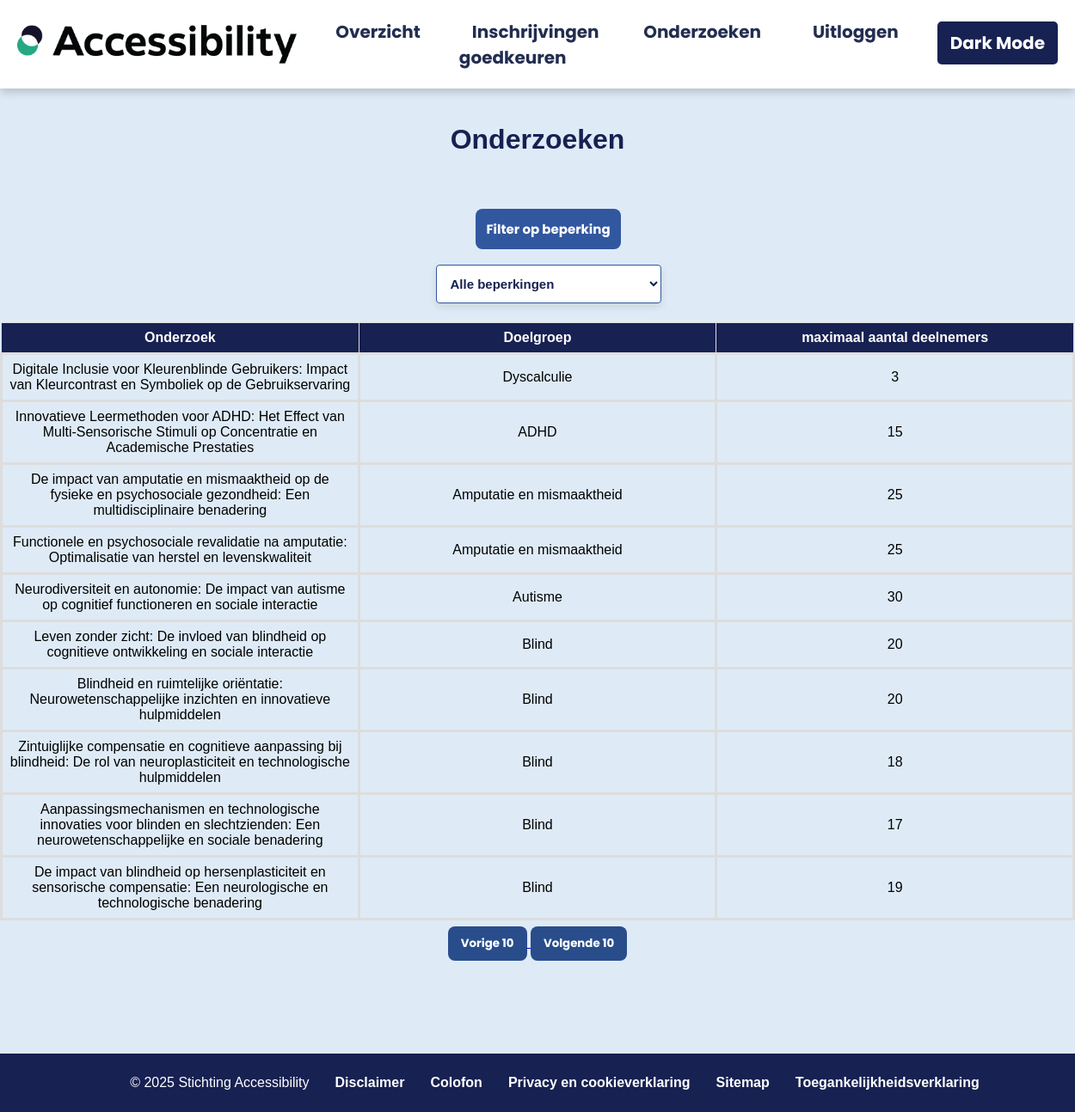
/onderzoeksvragen (signed in), run on the app's committed database.
### tables this page shows
CREATE TABLE "onderzoeken" (
	"onderzoek_id"	INTEGER NOT NULL UNIQUE,
	"titel"	TEXT NOT NULL,
	"beschrijving"	TEXT,
	"organisatie_id"	INTEGER NOT NULL,
	"plaats"	TEXT,
	"max_deelnemers"	INTEGER,
	"status"	INTEGER NOT NULL,
	"type_onderzoek_id"	INTEGER NOT NULL,
	"datum"	TEXT,
	"datum_tot"	TEXT,
	"beloning"	TEXT,
	"min_leeftijd"	INTEGER,
	"max_leeftijd"	INTEGER,
	"begeleider"	INTEGER,
	"beschikbaar"	INTEGER,
	"creatie_datum"	TEXT,
	"deelname"	INTEGER,
	PRIMARY KEY("onderzoek_id" AUTOINCREMENT),
	FOREIGN KEY("organisatie_id") REFERENCES "organisaties"("organisatie_id"),
	FOREIGN KEY("type_onderzoek_id") REFERENCES "onderzoek_type"("onderzoek_type_id")
);

CREATE TABLE "beperkingen" (
	"beperkingen_id"	INTEGER NOT NULL UNIQUE,
	"beperking"	TEXT NOT NULL UNIQUE,
	PRIMARY KEY("beperkingen_id" AUTOINCREMENT)
);

### app.py (the view)
@app.route("/onderzoeksvragen")
@login_required
def onderzoeksvragen():
    vragen, status_code = getOnderzoeksvragen_userSpecific()
    if status_code == 200:
        beperkingen = Onderzoeksvragen.getbeperkingen()
        beperkingen_lijst = [beperking["beperking"] for beperking in beperkingen]
        return render_template("onderzoeksvragen.html.jinja", vragen=vragen, beperkingen=beperkingen_lijst, goedkeuren="0")
    else:
        return render_template("onderzoeksvragen.html.jinja", vragen=[], beperkingen=[], goedkeuren="0")

### app.py (called while the page is built)
@app.context_processor
def inject_user():
    return dict(user=session.get("user"), role=session.get("role"), org=session.get("org"))

def login_required(f):
    @wraps(f)
    def decorated_function(*args, **kwargs):
        if not (session.get("org") or session.get("user") or session.get("role")):
            return redirect(url_for("login"))
        return f(*args, **kwargs)
    return decorated_function

@app.route("/api/onderzoeksvragen/userspecific")
@login_required
def getOnderzoeksvragen_userSpecific():
    vragen, status_code = Onderzoeksvragen.get_vragen()
    if status_code == 200:
        return vragen, 200
    else:
        return jsonify({"Error": "Geen data"}), status_code

### models/database_connect.py (called while the page is built)
    @staticmethod
    def runRawQuery(query, params=()):
        try:
            with sqlite3.connect('database/database_v2.db') as conn:
                conn.row_factory = sqlite3.Row
                cursor = conn.cursor()
                cursor.execute(query, params)
                result = cursor.fetchall()
                if result:
                    return result
                else:
                    return None
        except sqlite3.Error as e:
            print("SQLite error:", e)
            return None

### models/onderzoeksvragen.py (called while the page is built)
    @staticmethod
    def getbeperkingen():
        beperkingen = RawDatabase.runRawQuery("SELECT * FROM beperkingen")
        return [{"beperkingen_id": row[0], "beperking": row[1]} for row in beperkingen]

### templates/onderzoeksvragen.html.jinja (shortened to what this page needs)
<head>
    {% extends "base.html.jinja" %}
    {% block head %}
        {{ super() }}
        <link rel="stylesheet" href="../static/css/onderzoeksvragen_overzicht.css"/>
        {% include '_global_imports.html' %}
    {% endblock %}
    {% block main %}
        </head>
        <body>
        <main>
            <h1>Onderzoeken</h1>
            <div class="filter-container">
                <div class="filter-buttons">
                    <button id="filter-button" class="filter-btn" aria-expanded="false"
                            aria-controls="beperking-filter">Filter op beperking
                    </button>
                </div>
                <select id="beperking-filter" class="filter-dropdown" aria-label="Filter op beperking">
                    <option value="">Alle beperkingen</option>
                </select>
            </div>
        <table>
            <thead>
                <th>Onderzoek</th>
                <th>Doelgroep</th>
                <th>maximaal aantal deelnemers</th>
            </thead>
            <tbody id="onderzoeksvragen">
                {% for vraag in vragen %}
                <tr class="clickable" data-title="{{ vraag.titel }}" data-info="{{ vraag.beschrijving }}" data-deelnemers="{{ vraag.max_deelnemers }}" data-beschikbaar="{{ vraag.beschikbaar }}"
                data-onderzoek-id ="{{ vraag.onderzoek_id }}" data-status="{{ vraag.status }}" data-id="{{ vraag.onderzoek_id }}"
                tabindex="0" role="button" aria-label="Bekijk details voor {{ vraag.titel }}"
                aria-describedby="onderzoek-beschrijving-{{ vraag.onderzoek_id }}">
                    <td>{{ vraag.titel }}</td>
                    <td>{{ vraag.beperking }}</td>
                    <td>{{ vraag.max_deelnemers }}</td>
                </tr>
                {% endfor %}
            </tbody>
        </table>
            <div class="nav-button">
                <a id="prev" href="#" aria-label="Vorige 10 onderzoeksvragen">
                    <button>Vorige 10</button>
                </a>
                <a id="next" href="#" aria-label="Volgende 10 onderzoeksvragen">
                    <button>Volgende 10</button>
                </a>
            </div>
        </main>
    {% endblock %}

### templates/base.html.jinja (shortened to what this page needs)
<!DOCTYPE html>
<html lang="nl">
<head>
    {% block head %}
        <link rel="stylesheet" href="{{ url_for('static', filename='css/base.css') }}"/>
    {% endblock %}
</head>
<body>
<header>
    <img src="{{ url_for('static', filename='/images/Logo_black.png') }}"
         data-logo-light="{{ url_for('static', filename='/images/Logo_black.png') }}"
         data-logo-dark="{{ url_for('static', filename='/images/Logo_white.png') }}"
         alt="Accessibility logo"/>
    <nav>
        <ul>
            {% if role %}
                <li><a href="/overzicht">Overzicht</a></li>
                <li><a href="/inschrijvingen/goedkeuren">Inschrijvingen goedkeuren</a></li>
            {% endif %}
            {% if user %}
                <li><a href="/onderzoeksvragen">Onderzoeken</a></li>
            {% endif %}
            {% if user or org %}
            <li><a href="/logout">Uitloggen</a></li>
            {% endif %}
            <li class="theme-toggle"><button id="themeToggle" aria-pressed="false">Dark Mode</button></li>
        </ul>
    </nav>
</header>
{% block main %}
{% endblock %}
<footer>
    <ul>
        <li>© 2025 Stichting Accessibility</li>
        <li><a href="https://www.accessibility.nl/disclaimer">Disclaimer</a></li>
        <li><a href="https://www.accessibility.nl/colofon">Colofon</a></li>
        <li><a href="https://www.accessibility.nl/privacy-en-cookieverklaring">Privacy en cookieverklaring</a></li>
        <li><a href="https://www.accessibility.nl/sitemap">Sitemap</a></li>
        <li><a href="https://www.accessibility.nl/toegankelijkheidsverklaring">Toegankelijkheidsverklaring</a></li>
    </ul>
</footer>
</body>
</html>

### templates/_global_imports.html (shortened to what this page needs)
 <link rel="stylesheet" href="https://cdn.jsdelivr.net/npm/sweetalert2@11/dist/sweetalert2.min.css">

### static/css/base.css (style rules this page uses)
header { background-color: #FFFFFF; display: flex; padding: 20px; align-items: center; justify-content: space-between; box-shadow: 0 4px 10px rgba(0, 0, 0, 0.2); margin-bottom: 20px; box-sizing: border-box; }
header img { height: 45px; }
header nav { flex: 1; }
header nav ul { list-style: none; margin: 0; padding: 0; display: flex; justify-content: flex-end; }
header nav ul li { margin-left: 30px; }
header nav ul li a { text-decoration: none; color: #222D50; font-family: 'Poppins', sans-serif; font-weight: bold; font-size: 20px; padding: 10px 15px; border-radius: 6px; transition: background 0.3s ease; }
footer { background-color: #222D50; color: #FFFFFF; padding: 20px; text-align: center; }
footer ul { list-style: none; margin: 0; padding: 0; display: flex; flex-wrap: wrap; justify-content: center; }
footer ul li { margin: 5px 15px; }
footer ul li a { color: #ffffff; text-decoration: none; font-weight: bold; }
#themeToggle { margin-left: auto; margin-top: 5px; cursor: pointer; padding: 10px 15px; background-color: #172152; border: none; border-radius: 5px; color: white; font-family: 'Poppins', sans-serif; font-weight: bold; font-size: 20px; }

### static/css/onderzoeksvragen_overzicht.css (style rules this page uses)
html, body { height: auto; margin: 0; padding: 0; }
body { display: flex; flex-direction: column; font-family: Arial, sans-serif; background-color: #DEEBf6; }
h1 { text-align: center; color: #172152 }
main { flex: 1; }
table { width: 100%; table-layout: fixed; border-collapse: collapse; margin-top: 10px; }
td { border: solid #ddd; padding: 8px; color: #000000; background-color: inherit; text-align: center; }
th { border: 1px solid #ddd; padding: 8px; font-weight: bold; background-color: #172152; color: #FFFFFF; text-align: center; }
.nav-button { margin-top: 7px; text-align: center; }
button { margin-bottom: 8px; padding: 10px 15px; border: none; border-radius: 8px; cursor: pointer; background-color: #294d8b; color: white; font-family: 'poppins', sans-serif; font-weight: bold; }
.clickable { cursor: pointer; }
.filter-container { margin-left: 25px; margin-top: 50px; padding: 12px; border-radius: 4px; display: flex; flex-direction: column; gap: 10px; }
.filter-buttons { display: flex; align-items: center; justify-content: center; gap: 10px; }
.filter-btn { padding: 12px; width: auto; font-size: 15px; font-weight: bold; background-color: #31579f; color: white; border: none; cursor: pointer; text-align: center; }
.filter-dropdown { margin: 0 auto 0; padding: 12px; border-radius: 4px; display: flex; flex-direction: column; gap: 10px; max-width: fit-content; font-size: 15px; font-weight: bold; color: #172152; z-index: 1000; background-color: white; border: 1px solid #31579f; box-shadow: 0 4px 8px rgba(0, 0, 0, 0.1); }
.clickable { cursor: pointer; transition: background-color 0.2s; }
footer { text-align: center; padding: 20px; font-size: 1em; background-color: #172152; color: white; position: relative; bottom: 0; width: 100%; margin-top: 100px; }

### data on the page
onderzoeken: titel "Digitale Inclusie voor Kleurenblinde Gebruikers: Impact van Kleurcontrast en Symboliek op de Gebruikservaring", beperking "Dyscalculie", max_deelnemers "3"
onderzoeken: titel "Innovatieve Leermethoden voor ADHD: Het Effect van Multi-Sensorische Stimuli op Concentratie en Academische Prestaties", beperking "ADHD", max_deelnemers "15"
onderzoeken: titel "De impact van amputatie en mismaaktheid op de fysieke en psychosociale gezondheid: Een multidisciplinaire benadering", beperking "Amputatie en mismaaktheid", max_deelnemers "25"
onderzoeken: titel "Functionele en psychosociale revalidatie na amputatie: Optimalisatie van herstel en levenskwaliteit", beperking "Amputatie en mismaaktheid", max_deelnemers "25"
onderzoeken: titel "Neurodiversiteit en autonomie: De impact van autisme op cognitief functioneren en sociale interactie", beperking "Autisme", max_deelnemers "30"
onderzoeken: titel "Leven zonder zicht: De invloed van blindheid op cognitieve ontwikkeling en sociale interactie", beperking "Blind", max_deelnemers "20"
onderzoeken: titel "Blindheid en ruimtelijke oriëntatie: Neurowetenschappelijke inzichten en innovatieve hulpmiddelen", beperking "Blind", max_deelnemers "20"
onderzoeken: titel "Zintuiglijke compensatie en cognitieve aanpassing bij blindheid: De rol van neuroplasticiteit en technologische hulpmiddelen", beperking "Blind", max_deelnemers "18"
onderzoeken: titel "Aanpassingsmechanismen en technologische innovaties voor blinden en slechtzienden: Een neurowetenschappelijke en sociale benadering", beperking "Blind", max_deelnemers "17"
onderzoeken: titel "De impact van blindheid op hersenplasticiteit en sensorische compensatie: Een neurologische en technologische benadering", beperking "Blind", max_deelnemers "19"
